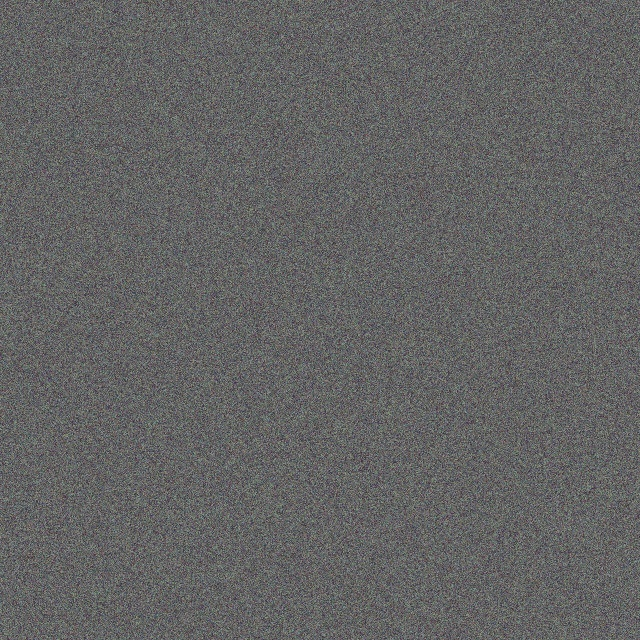
#> input picture data/_landing_showcase_candidates/noise_10/noise_10_eq.jpg, 640 x 640 px
$ python -i quality.py   (imports and definitions only)   (older library calls are emulated)
#> lines starting #> are read from the running program, lines starting #| are printed output that depends on the picture
#> further down, picture is the input picture: shape (640, 640, 3); mean B, G, R 99.6, 99.7, 99.5
"""Análise de qualidade de imagem e correção automática."""

from __future__ import annotations

from dataclasses import dataclass, field
from typing import Optional

import cv2
import numpy as np

from motor import config


# ---------------------------------------------------------------------------
# Estrutura de métricas
# ---------------------------------------------------------------------------

@dataclass
class QualityMetrics:
    """Métricas de qualidade extraídas de uma imagem em escala de cinza."""

    mean: float = 0.0
    std: float = 0.0
    p1: float = 0.0    # percentil 1
    p5: float = 0.0    # percentil 5
    p25: float = 0.0   # percentil 25 (Q1)
    p50: float = 0.0   # mediana
    p75: float = 0.0   # percentil 75 (Q3)
    p95: float = 0.0   # percentil 95
    p99: float = 0.0   # percentil 99
    clipped_black_ratio: float = 0.0
    clipped_white_ratio: float = 0.0
    laplacian_var: float = 0.0
    issues: list[str] = field(default_factory=list)

    def to_dict(self) -> dict:
        return {k: v for k, v in self.__dict__.items()}


# ---------------------------------------------------------------------------
# Cálculo de métricas
# ---------------------------------------------------------------------------

# [47 lines left out: functions compute_metrics, needs_correction, not called in this run]


# ---------------------------------------------------------------------------
# Correção automática via CLAHE no canal L (luminância)
# ---------------------------------------------------------------------------

def apply_clahe(bgr: np.ndarray) -> np.ndarray:
    """Aplica CLAHE no canal de luminância (L) em espaço LAB.

    Retorna a imagem BGR corrigida.
    """
    lab = cv2.cvtColor(bgr, cv2.COLOR_BGR2LAB)
#> lab: shape (640, 640, 3); mean of channels 0, 1, 2 107.4, 128, 128
    l_channel, a, b = cv2.split(lab)
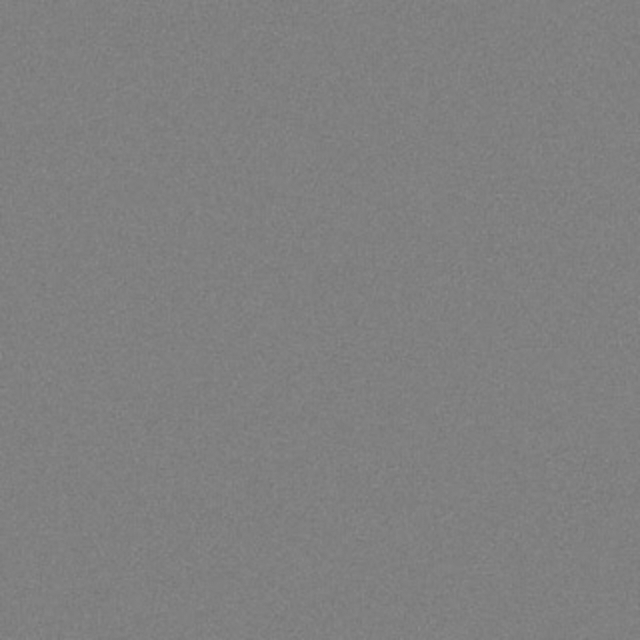
#> a: shape (640, 640); min 117, max 140, mean 128

    clahe = cv2.createCLAHE(
        clipLimit=config.CLAHE_CLIP_LIMIT,
        tileGridSize=config.CLAHE_TILE_SIZE,
    )
    l_corrected = clahe.apply(l_channel)
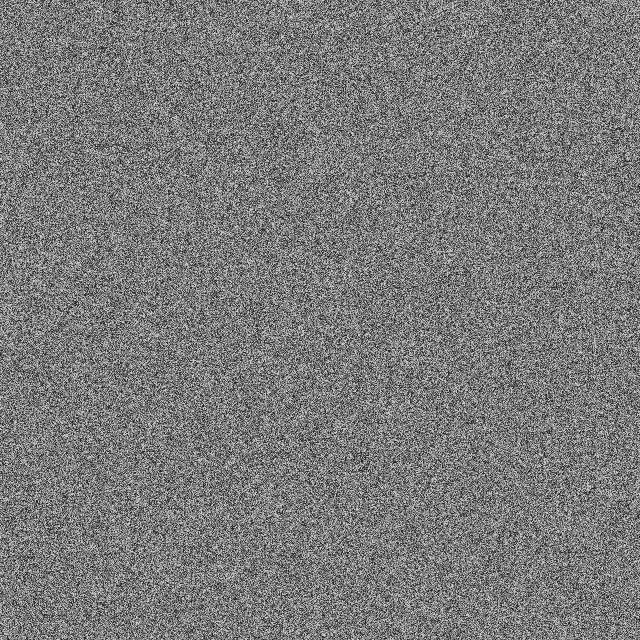
#> l_corrected: shape (640, 640); min 16, max 225, mean 122.3

    lab_corrected = cv2.merge([l_corrected, a, b])
#> lab_corrected: shape (640, 640, 3); mean of channels 0, 1, 2 122.3, 128, 128
    return cv2.cvtColor(lab_corrected, cv2.COLOR_LAB2BGR)


# ---------------------------------------------------------------------------
# Validação de ganho real
# ---------------------------------------------------------------------------

# [30 lines left out: function validate_correction, not called in this run]

>>> import cv2
>>> picture = cv2.imread('../data/_landing_showcase_candidates/noise_10/noise_10_eq.jpg')
>>> result = apply_clahe(picture)
